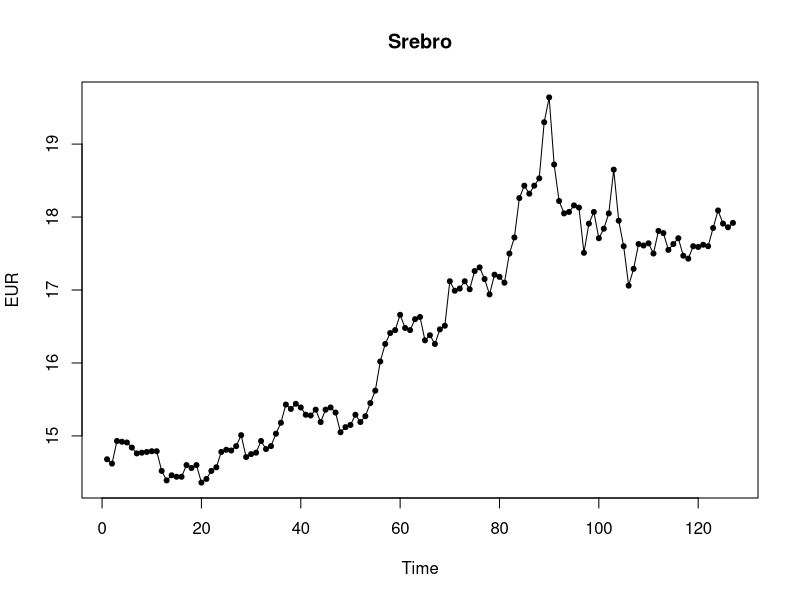
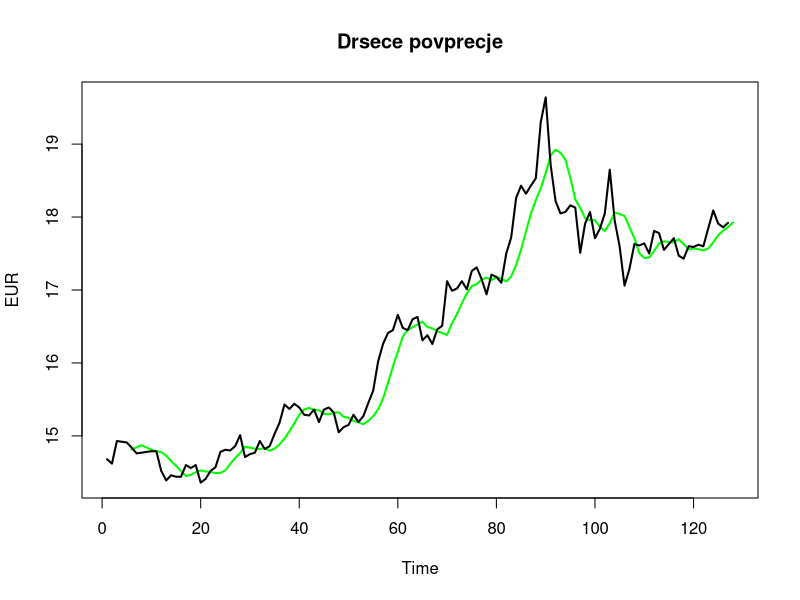
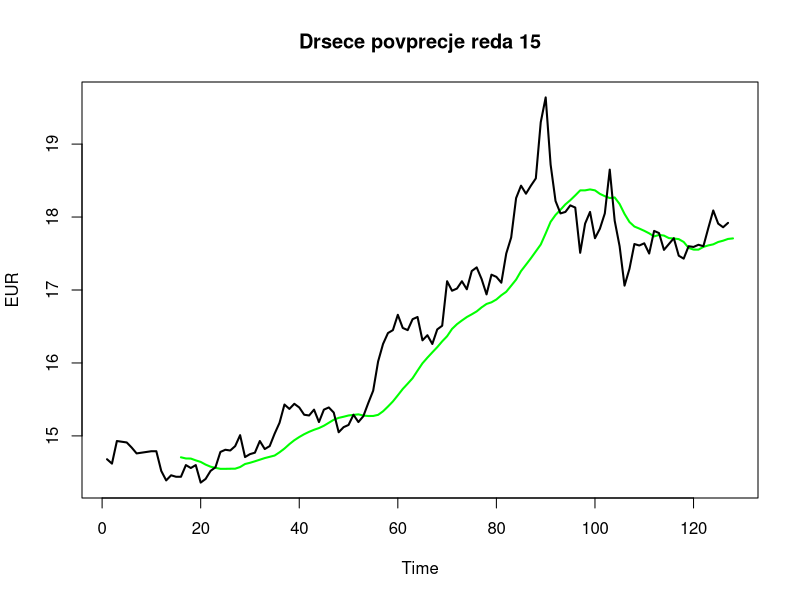
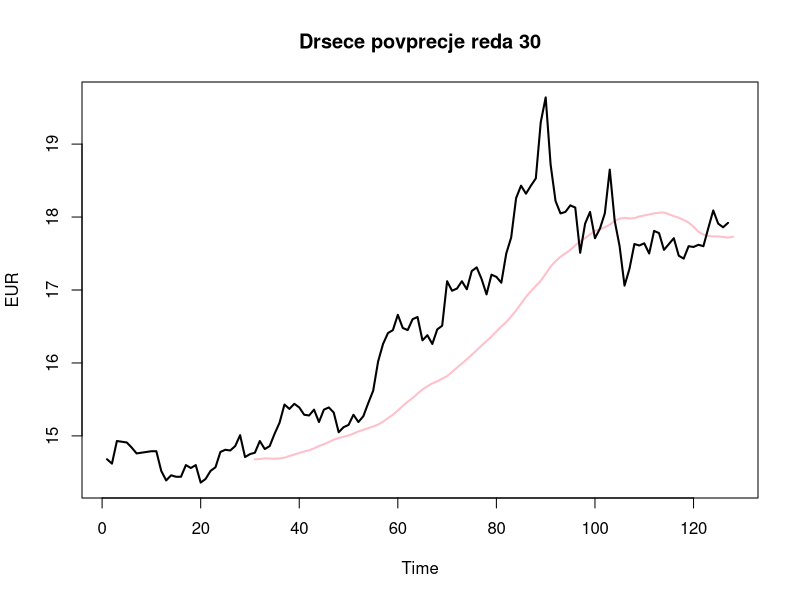
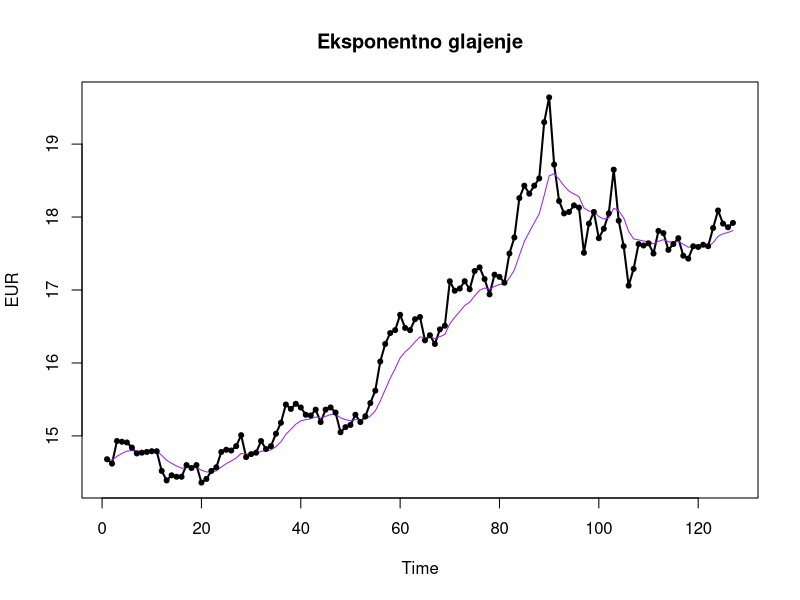

R code for these plots, in order:
library(readr)

#Glajenje casovnih vrst

#1. naloga
srebro <- read_csv("srebro19.csv")
#Podatki od maja do oktobra
srebro <- srebro[c(127:1),c(5)]

casovna_vrsta <- ts(data = srebro$Close)
casovna_vrsta <- as.numeric(gsub("\\$", "", casovna_vrsta))
graf_srebro <- ts.plot(casovna_vrsta, main = "Srebro", ylab = "EUR")
points(casovna_vrsta, y = NULL, col = "black", pch = 20)

#2. naloga
#funkcija G priredi Zglajene vrednosti
G <- function(vrsta, k){
  dolzina <- length(vrsta)
  zglajene <- c()
  for (i in (1+k):(dolzina+1)){
    zglajene[i] <- sum(vrsta[(i-1):(i-k)])/k
  }
  return(zglajene)
}

#Glajenje z drsecim povprecjem reda 5, napoved
glajena <- G(casovna_vrsta, 5)
napoved_prih <- function(vrsta,k){
  dolzina <- length(vrsta)
  return(sum(vrsta[(dolzina-k+1):dolzina])/k)
}
napovedane <- c(glajena, napoved_prih(casovna_vrsta, 5))

#Dodamo zglajeno vrsto na graf casovne vrste
ts.plot(ts(glajena), ts(casovna_vrsta), xlab='Time', ylab ='EUR', main = 'Drsece povprecje', col=c('green', 'black'), lwd = 2)

#Srednja kvadratna napaka
skn <- function(vrsta,k){
  dolzina <- length(vrsta)
  napaka <- 0
  for (i in (k):(dolzina-1)){
    napaka <- napaka + (vrsta[i+1] - G(vrsta,k)[i+1])^2
  }
  return(napaka/(dolzina-k))
}

skn5 <- skn(casovna_vrsta, 5)

#Red glajenja 15 in 30
glajenje15 <- G(casovna_vrsta, 15)
napoved15<- c(glajenje15, napoved_prih(casovna_vrsta, 15))
glajenje30 <- G(casovna_vrsta, 30)
napoved30<- c(glajenje30, napoved_prih(casovna_vrsta, 30))

#Graf 15
ts.plot(ts(glajenje15), ts(casovna_vrsta), xlab='Time', ylab ='EUR', main = 'Drsece povprecje reda 15', 
        col=c('green', 'black'), lwd = 2)

#Graf 30
ts.plot(ts(glajenje30), ts(casovna_vrsta), xlab='Time', ylab ='EUR', main = 'Drsece povprecje reda 30', 
        col=c('pink', 'black'), lwd = 2)

skn15 <- skn(casovna_vrsta, 15)
skn30 <- skn(casovna_vrsta, 30)

#3. naloga
#Eksponentno glajenje

eg <- function(vrsta,alpha){
  dolzina <- length(vrsta)
  zglajene_vred <- vrsta[1]
  for (i in 2:dolzina){
    zglajene_vred[i] <- alpha * vrsta[i] +(1-alpha)*zglajene_vred[i-1]
  }
  zglajena <- ts(zglajene_vred)
  return(zglajena)
}

#0.1 <= alpha <= 0.3
#izbrani alpha = 0.2

glajena_alpha <- eg(casovna_vrsta, 0.2)

ts.plot(casovna_vrsta, glajena_alpha, xlab = "Time", ylab = "EUR", main = "Eksponentno glajenje", lwd = 2:1, col=c("black", "purple"))
points(casovna_vrsta, y = NULL, col = "black", pch = 20)

